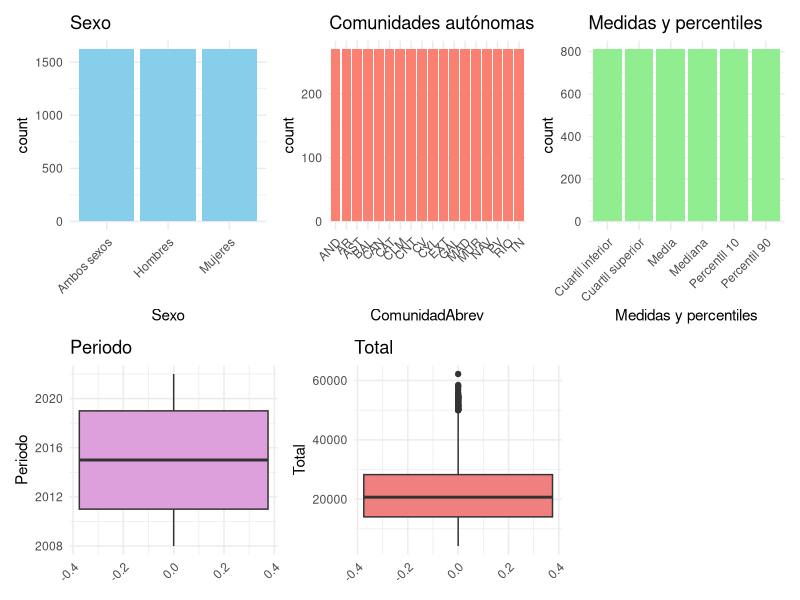
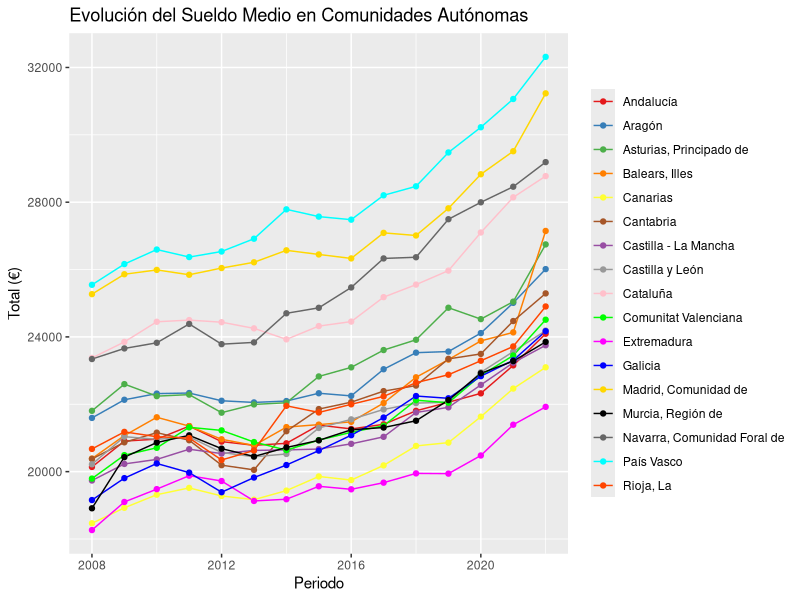
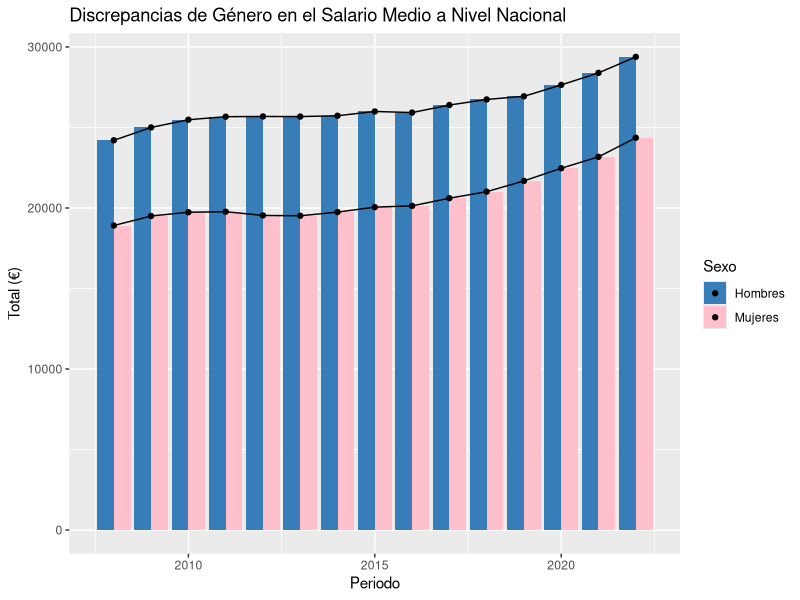
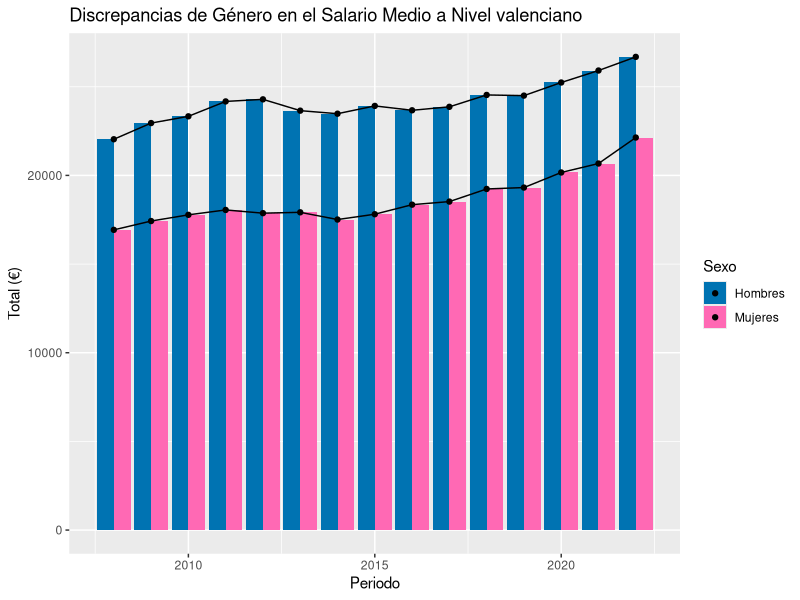

Recreate these plots in R, in order.
## ---- chunk 1
rm(list = ls())
library(readr)
# Especificamos que la columna total de Salario sea de tipo character para no perder las comas al importarlo como double
Salario <- read_delim("../data/Salario.csv", delim = ";", escape_double = FALSE, col_types = cols(Total = col_character()), trim_ws = TRUE)
# Con vivienda no es necesario porque como se ve en la herramienta la columna se importa como character
Vivienda <- read_delim("../data/Vivienda.csv", delim = ";", escape_double = FALSE, trim_ws = TRUE)
## ---- chunk 2
str(Salario)
# Como se puede ver el problema de la variable Total es que tiene comas y puntos,
# pero en R las comas no son interpretadas con la intención del archivo, por lo que
# pasamos a cambiar el formato, y una vez con este correcto hacer un casteo a numérico

# Primero eliminamos los puntos, que se emplean en el archivo original para hacer la
#distinción de 1000
Salario$Total<-gsub(pattern = '[.]',replacement = '',Salario$Total)
# Seguidamente cambiamos las comas por puntos para adecuarlo al formato de R
Salario$Total<-gsub(pattern = '[,]',replacement = '.',Salario$Total)
# Ahora finalmente hacemos el casteo a numeric
Salario$Total<-as.numeric(Salario$Total)
# Además la variable media y percentiles solo puede tener esos valores, por lo que la 
#transformamos en un factor
inter<-as.factor(Salario$`Medidas y percentiles`)
Salario$`Medidas y percentiles`<-factor(inter,levels = levels(inter),labels = levels(inter))
## ---- chunk 3
# Por último comprobamos que no tenemos ningún dato perdido
datos_perdidos_salario<-print(Salario[is.na(Salario)])
## ---- chunk 4
str(Vivienda)
# Aquí de igual manera que arriba debemos cambiar las comas a puntos para poder
#hacer el casteo a numeric
Vivienda$Total<-gsub(pattern = '[,]',replacement = '.',Vivienda$Total)
Vivienda$Total<-as.numeric(Vivienda$Total)
## ---- chunk 5
library(knitr)
library(kableExtra)
resumen_total_salario<-summary(Salario$Total)
# Buscamos las filas donde se encuentran el máximo y el mínimo  
max_salario<-Salario[Salario$Total==resumen_total_salario['Max.'],]
min_salario<-Salario[Salario$Total==resumen_total_salario['Min.'],]
resumen<-rbind(max_salario,min_salario)
row.names(resumen)<-c('Salario máximo','Salario Mínimo')
kable_styling(kbl(resumen,align = 'c'))
## ---- chunk 6
# Cargar librerías necesarias
library(ggplot2)
library(patchwork)

# Generar histogramas de variables categóricas
hist1 <- ggplot(Salario, aes(x = Sexo)) + 
  geom_bar(fill = "skyblue") +
  theme_minimal() + 
   theme(axis.text.x = element_text(angle = 45, hjust = 1))+
  ggtitle("Sexo")

# Para este segundo creamos un df provisional para obtener unas abreviaturas y simplificar
# la representación 
# Crear una copia de df y añadir la columna de abreviaturas
df_abrev <- Salario

# Diccionario de abreviaturas
abreviaturas <- c(
  "Andalucía" = "AND", "Aragón" = "AR", "Asturias, Principado de" = "AST",
  "Balears, Illes" = "BAL", "Canarias" = "CAN", "Cantabria" = "CNT",
  "Castilla y León" = "CYL", "Castilla - La Mancha" = "CLM", "Cataluña" = "CAT",
  "Comunitat Valenciana" = "CV", "Extremadura" = "EXT", "Galicia" = "GAL",
  "Madrid, Comunidad de" = "MAD", "Murcia, Región de" = "MUR",
  "Navarra, Comunidad Foral de" = "NAV", "País Vasco" = "PV", 
  "Rioja, La" = "RIO", "Ceuta" = "CEU", "Melilla" = "MEL", "Total Nacional" = "TN"
)

# Crear la columna con abreviaturas en el nuevo data frame
df_abrev$ComunidadAbrev <- abreviaturas[df_abrev$`Comunidades autónomas`]

hist2 <- ggplot(df_abrev, aes(x =ComunidadAbrev)) + 
  geom_bar(fill = "salmon") +
  theme_minimal() +  
  theme(axis.text.x = element_text(angle = 45, hjust = 1))+
  ggtitle("Comunidades autónomas")

hist3 <- ggplot(Salario, aes(x = `Medidas y percentiles`)) + 
  geom_bar(fill = "lightgreen") +
  theme_minimal() + 
   theme(axis.text.x = element_text(angle = 45, hjust = 1))+
  ggtitle("Medidas y percentiles")

# Generar boxplots de variables numéricas
box1 <- ggplot(Salario, aes(y = Periodo)) + 
  geom_boxplot(fill = "plum") +
  theme_minimal() + 
   theme(axis.text.x = element_text(angle = 45, hjust = 1))+
  ggtitle("Periodo")

box2 <- ggplot(Salario, aes(y = Total)) + 
  geom_boxplot(fill = "lightcoral") +
  theme_minimal() + 
   theme(axis.text.x = element_text(angle = 45, hjust = 1))+
  ggtitle("Total")

# Combinar los gráficos en una cuadrícula 3x2 usando patchwork
layout <- (hist1 | hist2 | hist3) / (box1 | box2 | plot_spacer())

# Mostrar el gráfico final
layout

## ---- chunk 7
library(ggplot2)
library(scales)
primer_analisis<-Salario[Salario$`Medidas y percentiles`=='Media'&Salario$Sexo=='Ambos sexos'& Salario$`Comunidades autónomas`!='Total Nacional',]

# Crear colores personalizados manualmente
colores_personalizados <- c("#E41A1C", "#377EB8", "#4DAF4A", "#FF7F00", "#FFFF33",                              "#A65628", "#984EA3", "#999999", "#FFC0CB", "#00FF00", 
                            "#FF00FF", "#0000FF", "#FFD700", "#000000", "#666666", 
                           "#00FFFF", "#FF4500", "#8A2BE2")

# Crear el gráfico
ggplot(primer_analisis, aes(x = Periodo, y = Total, color = `Comunidades autónomas`)) +
  geom_line() +
  geom_point() +
  labs(
    title = 'Evolución del Sueldo Medio en Comunidades Autónomas',
    y = 'Total (€)',
    color = NULL  # Sin título en la leyenda
  ) +
  scale_color_manual(values = colores_personalizados) +  # Colores personalizados
  guides(color = guide_legend(title = NULL))  # Sin título en la leyenda
## ---- chunk 8
colores_personalizados2 <- c( "#377EB8","#FFC0CB")
                      
segundo_análisis_A<-Salario[Salario$`Comunidades autónomas`=='Total Nacional'& Salario$`Medidas y percentiles`=='Media'&Salario$Sexo!='Ambos sexos',]
ggplot(segundo_análisis_A,aes(x=Periodo,y=Total, fill=Sexo)) + geom_bar(stat = "identity",position = 'dodge')+scale_fill_manual(values = colores_personalizados2)+geom_line()+geom_point()+labs(
    title = 'Discrepancias de Género en el Salario Medio a Nivel Nacional',
    y = 'Total (€)')
## ---- chunk 9
colores_personalizados3 <- c("#0073B2", "#FF69B4")
segundo_análisis_B<-Salario[Salario$`Comunidades autónomas`=='Comunitat Valenciana'& Salario$`Medidas y percentiles`=='Media'&Salario$Sexo!='Ambos sexos',]
ggplot(segundo_análisis_B,aes(x=Periodo,y=Total, fill=Sexo)) + geom_bar(stat = "identity",position = 'dodge')+scale_fill_manual(values = colores_personalizados3)+geom_line()+geom_point()+labs(
    title = 'Discrepancias de Género en el Salario Medio a Nivel valenciano',
    y = 'Total (€)')
